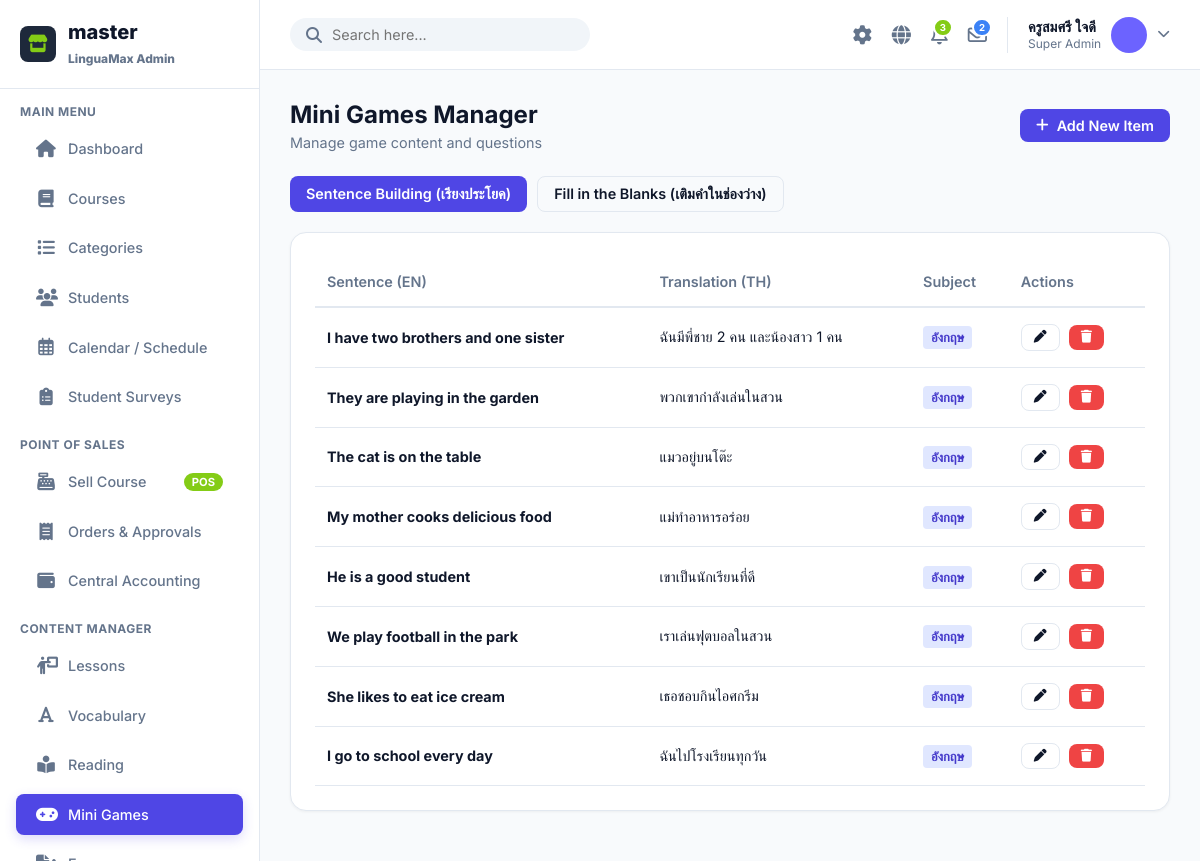
Screenshot of /admin/index.php?page=minigames (signed in) with the database file from the repository.
### tables this page shows
CREATE TABLE `users` (
  `id` int(11) NOT NULL AUTO_INCREMENT,
  `code` varchar(10) NOT NULL,
  `username` varchar(50) DEFAULT NULL,
  `password` varchar(255) DEFAULT NULL,
  `fname` varchar(100) NOT NULL,
  `lname` varchar(100) NOT NULL,
  `nickname` varchar(50) NOT NULL,
  `role` enum('student','admin') DEFAULT 'student',
  `level` enum('beginner','intermediate','advanced') DEFAULT 'beginner',
  `xp` int(11) DEFAULT 0,
  `coins` int(11) DEFAULT 0,
  `avatar_color` varchar(7) DEFAULT '#6C63FF',
  `created_at` timestamp NOT NULL DEFAULT current_timestamp(),
  `updated_at` timestamp NOT NULL DEFAULT current_timestamp() ON UPDATE current_timestamp(),
  `daily_xp_goal` int(11) DEFAULT 50,
  `sound_enabled` tinyint(1) DEFAULT 1,
  `notifications_enabled` tinyint(1) DEFAULT 1,
  `character_id` varchar(50) DEFAULT 'default',
  `profile_pic` varchar(255) DEFAULT NULL,
  PRIMARY KEY (`id`),
  UNIQUE KEY `code` (`code`)
);

CREATE TABLE `game_sentences` (
  `id` int(11) NOT NULL AUTO_INCREMENT,
  `sentence_en` text NOT NULL,
  `sentence_th` text NOT NULL,
  `subject` varchar(50) DEFAULT 'อังกฤษ',
  PRIMARY KEY (`id`)
);

### admin/page/minigames.php (the view, shortened to what this page needs)
<?php
$action = $_GET['action'] ?? 'list';
$game_type = $_GET['game_type'] ?? 'sentences';
$id = isset($_GET['id']) ? (int)$_GET['id'] : null;
$errorMsg = '';
$stmt = $db->query("SELECT name FROM course_categories ORDER BY id ASC");
$subjects = $stmt->fetchAll(PDO::FETCH_COLUMN);
if ($action === 'edit' || $action === 'add'):
    $item = null;
    if ($action === 'edit' && $id) {
        if ($game_type === 'sentences') {
            $stmt = $db->prepare("SELECT * FROM game_sentences WHERE id = ?");
        } else {
            $stmt = $db->prepare("SELECT * FROM game_fill_blanks WHERE id = ?");
        }
        $stmt->execute([$id]);
        $item = $stmt->fetch();
    }
?>
    <div class="page-header">
        <div>
            <h1 class="page-title"><?= $item ? 'Edit Game Item' : 'Add New Game Item' ?></h1>
        </div>
        <a href="?page=minigames&game_type=<?= $game_type ?>" class="btn btn-outline"><i class="fa-solid fa-arrow-left"></i> Back</a>
    </div>
    <?php if ($errorMsg): ?>
    <div style="background: #FEE2E2; color: #DC2626; padding: 15px; border-radius: 8px; margin-bottom: 20px; font-weight: 600;">
        Error: <?= htmlspecialchars($errorMsg) ?>
    </div>
    <?php endif; ?>
    <div class="card" style="max-width: 800px;">
        <form method="POST" style="display: flex; flex-direction: column; gap: 20px;">
            <?php if ($game_type === 'sentences'): ?>
                <div>
                    <label style="display:block; font-weight: 600; margin-bottom: 8px;">Sentence (English)</label>
                    <input type="text" name="sentence_en" required value="<?= htmlspecialchars($item['sentence_en'] ?? '') ?>" style="width: 100%; padding: 12px; border: 1px solid var(--border); border-radius: 8px;">
                    <div style="font-size: 0.8rem; color: var(--text-muted); margin-top: 5px;">* The game will automatically split this sentence into scrambled words.</div>
                </div>
                <div>
                    <label style="display:block; font-weight: 600; margin-bottom: 8px;">Translation (Thai)</label>
                    <input type="text" name="sentence_th" required value="<?= htmlspecialchars($item['sentence_th'] ?? '') ?>" style="width: 100%; padding: 12px; border: 1px solid var(--border); border-radius: 8px;">
                </div>
            <?php else: ?>
                <div>
                    <label style="display:block; font-weight: 600; margin-bottom: 8px;">Question Text (Use "___" for blank)</label>
                    <input type="text" name="question_text" required placeholder="Ex. The cat is ___ the table." value="<?= htmlspecialchars($item['question_text'] ?? '') ?>" style="width: 100%; padding: 12px; border: 1px solid var(--border); border-radius: 8px;">
                </div>
                <div>
                    <label style="display:block; font-weight: 600; margin-bottom: 8px;">Correct Answer</label>
                    <input type="text" name="correct_answer" required value="<?= htmlspecialchars($item['correct_answer'] ?? '') ?>" style="width: 100%; padding: 12px; border: 1px solid var(--border); border-radius: 8px;">
                </div>
                <div style="display: grid; grid-template-columns: 1fr 1fr; gap: 20px;">
                    <div>
                        <label style="display:block; font-weight: 600; margin-bottom: 8px;">Choice 1</label>
                        <input type="text" name="choice_1" required value="<?= htmlspecialchars($item['choice_1'] ?? '') ?>" style="width: 100%; padding: 12px; border: 1px solid var(--border); border-radius: 8px;">
                    </div>
                    <div>
                        <label style="display:block; font-weight: 600; margin-bottom: 8px;">Choice 2</label>
                        <input type="text" name="choice_2" required value="<?= htmlspecialchars($item['choice_2'] ?? '') ?>" style="width: 100%; padding: 12px; border: 1px solid var(--border); border-radius: 8px;">
                    </div>
                    <div>
                        <label style="display:block; font-weight: 600; margin-bottom: 8px;">Choice 3</label>
                        <input type="text" name="choice_3" required value="<?= htmlspecialchars($item['choice_3'] ?? '') ?>" style="width: 100%; padding: 12px; border: 1px solid var(--border); border-radius: 8px;">
                    </div>
                    <div>
                        <label style="display:block; font-weight: 600; margin-bottom: 8px;">Choice 4</label>
                        <input type="text" name="choice_4" required value="<?= htmlspecialchars($item['choice_4'] ?? '') ?>" style="width: 100%; padding: 12px; border: 1px solid var(--border); border-radius: 8px;">
                    </div>
                </div>
                <div style="font-size: 0.8rem; color: var(--text-muted);">* One of the choices MUST exactly match the Correct Answer.</div>
            <?php endif; ?>
            <div>
                <label style="display:block; font-weight: 600; margin-bottom: 8px;">Subject</label>
                <select name="subject" required style="width: 100%; padding: 12px; border: 1px solid var(--border); border-radius: 8px;">
                    <?php foreach($subjects as $c): ?>
                    <option value="<?= htmlspecialchars($c) ?>" <?= ($item['subject'] ?? 'อังกฤษ') === $c ? 'selected' : '' ?>><?= htmlspecialchars($c) ?></option>
                    <?php endforeach; ?>
                </select>
            </div>
            <div style="margin-top: 10px; border-top: 1px solid var(--border); padding-top: 20px;">
                <button type="submit" class="btn btn-primary"><i class="fa-solid fa-save"></i> Save</button>
            </div>
        </form>
    </div>
<?php else:
    if ($game_type === 'sentences') {
        $stmt = $db->query("SELECT * FROM game_sentences ORDER BY id DESC");
    } else {
        $stmt = $db->query("SELECT * FROM game_fill_blanks ORDER BY id DESC");
    }
    $items = $stmt->fetchAll();
?>
    <div class="page-header">
        <div>
            <h1 class="page-title">Mini Games Manager</h1>
            <p style="color: var(--text-muted); font-size: 0.9rem; margin-top: 5px;">Manage game content and questions</p>
        </div>
        <a href="?page=minigames&game_type=<?= $game_type ?>&action=add" class="btn btn-primary"><i class="fa-solid fa-plus"></i> Add New Item</a>
    </div>
    <div style="margin-bottom: 20px; display: flex; gap: 10px;">
        <a href="?page=minigames&game_type=sentences" class="btn <?= $game_type === 'sentences' ? 'btn-primary' : 'btn-outline' ?>">Sentence Building (เรียงประโยค)</a>
        <a href="?page=minigames&game_type=blanks" class="btn <?= $game_type === 'blanks' ? 'btn-primary' : 'btn-outline' ?>">Fill in the Blanks (เติมคำในช่องว่าง)</a>
    </div>
    <div class="card">
        <table>
            <thead>
                <?php if ($game_type === 'sentences'): ?>
                <tr>
                    <th>Sentence (EN)</th>
                    <th>Translation (TH)</th>
                    <th>Subject</th>
                    <th>Actions</th>
                </tr>
                <?php endif; ?>
            </thead>
            <tbody>
                <?php foreach($items as $item): ?>
                <tr>
                    <?php if ($game_type === 'sentences'): ?>
                        <td><strong><?= htmlspecialchars($item['sentence_en']) ?></strong></td>
                        <td><?= htmlspecialchars($item['sentence_th']) ?></td>
                        <td><span style="background: #E0E7FF; color: #4338CA; padding: 4px 8px; border-radius: 4px; font-size: 0.8rem; font-weight: 600;"><?= htmlspecialchars($item['subject']) ?></span></td>
                    <?php endif; ?>
                    <td>
                        <a href="?page=minigames&game_type=<?= $game_type ?>&action=edit&id=<?= $item['id'] ?>" class="btn btn-sm btn-outline" style="margin-right: 5px;"><i class="fa-solid fa-pen"></i></a>
                        <form method="POST" onsubmit="return confirm('Delete this item?');" style="display:inline;">
                            <button type="submit" class="btn btn-sm" style="background:#EF4444; color:white; border:none; padding:6px 12px; cursor:pointer; border-radius:8px;"><i class="fa-solid fa-trash"></i></button>
                        </form>
                    </td>
                </tr>
                <?php endforeach; ?>
            </tbody>
        </table>
    </div>
<?php endif; ?>

### admin/includes/topbar.php (shortened to what this page needs)
<?php
$stmt = $db->query("SELECT * FROM users WHERE role='admin' LIMIT 1");
$admin_profile = $stmt->fetch();
$admin_name = $admin_profile ? $admin_profile['fname'] . ' ' . $admin_profile['lname'] : 'Patricia Peter';
$admin_avatar = $admin_profile['avatar_color'] ?? '#64748B';
$stmt = $db->query("SELECT COUNT(*) FROM admin_notifications WHERE is_read=0");
$unread_notifs = $stmt->fetchColumn();
$stmt = $db->query("SELECT COUNT(*) FROM admin_messages WHERE is_read=0");
$unread_msgs = $stmt->fetchColumn();
?>
<div class="topbar">
    <form class="search-bar" action="" method="GET">
        <i class="fa-solid fa-magnifying-glass" onclick="this.parentNode.submit()" style="cursor:pointer;"></i>
        <input type="text" name="q" placeholder="Search here..." value="<?= htmlspecialchars($_GET['q'] ?? '') ?>" required>
    </form>
    <div class="topbar-actions">
        <div class="action-icon" id="themeToggle" onclick="toggleTheme()" title="Toggle Dark Mode">
            <i class="fa-solid fa-gear"></i>
        </div>
        <div class="action-icon dropdown-trigger" data-target="langDropdown" title="Change Language">
            <i class="fa-solid fa-globe"></i>
        </div>
        <div class="action-icon dropdown-trigger" data-target="notifDropdown" title="Notifications">
            <?php if($unread_notifs > 0): ?>
            <span class="action-badge" style="background:#84cc16; color:white;"><?= $unread_notifs ?></span>
            <?php endif; ?>
        </div>
        <div class="action-icon dropdown-trigger" data-target="msgDropdown" title="Messages">
            <?php if($unread_msgs > 0): ?>
            <span class="action-badge" style="background:#3B82F6; color:white;"><?= $unread_msgs ?></span>
            <?php endif; ?>
        </div>
        <div class="profile dropdown-trigger" data-target="profileDropdown" style="cursor:pointer;">
            <div class="profile-info">
                <span class="profile-name"><?= htmlspecialchars($admin_name) ?></span>
                <span class="profile-role">Super Admin</span>
            </div>
            <div class="profile-img" style="background:<?= $admin_avatar ?>;"></div>
            <i class="fa-solid fa-chevron-down" style="font-size:0.8rem; color:var(--text-muted);"></i>
        </div>
    </div>
</div>

### admin/asset/css/style.css (style rules this page uses)
:root { --primary: #4F46E5; --primary-light: #E0E7FF; --secondary: #10B981; --bg: #F8FAFC; --surface: #FFFFFF; --text-main: #0F172A; --text-muted: #64748B; --border: #E2E8F0; --sidebar-width: 260px; --topbar-height: 70px; }
* { box-sizing: border-box; margin: 0; padding: 0; font-family: 'Inter', 'Prompt', sans-serif; }
body { background: var(--bg); color: var(--text-main); display: flex; height: 100vh; overflow: hidden; }
.topbar { height: var(--topbar-height); background: var(--surface); border-bottom: 1px solid var(--border); display: flex; align-items: center; justify-content: space-between; padding: 0 30px; }
.search-bar { display: flex; align-items: center; background: #F1F5F9; border-radius: 20px; padding: 8px 16px; width: 300px; }
.search-bar i { color: var(--text-muted); margin-right: 10px; }
.search-bar input { border: none; background: transparent; outline: none; width: 100%; font-size: 0.9rem; color: var(--text-main); }
.topbar-actions { display: flex; align-items: center; gap: 20px; }
.action-icon { color: var(--text-muted); font-size: 1.2rem; cursor: pointer; position: relative; }
.action-badge { position: absolute; top: -5px; right: -5px; background: #84CC16; color: white; font-size: 0.6rem; padding: 2px 5px; border-radius: 10px; font-weight: 700; border: 2px solid white; }
.profile { display: flex; align-items: center; gap: 10px; cursor: pointer; border-left: 1px solid var(--border); padding-left: 20px; }
.profile-img { width: 36px; height: 36px; border-radius: 50%; background: #CBD5E1; }
.profile-info { display: flex; flex-direction: column; }
.profile-name { font-weight: 600; font-size: 0.9rem; }
.profile-role { font-size: 0.75rem; color: var(--text-muted); }
.page-header { display: flex; justify-content: space-between; align-items: center; margin-bottom: 25px; }
.page-title { font-size: 1.5rem; font-weight: 700; color: var(--text-main); }
.card { background: var(--surface); border-radius: 16px; padding: 24px; box-shadow: 0 1px 3px rgba(0,0,0,0.05); border: 1px solid var(--border); margin-bottom: 20px; }
.btn { padding: 8px 16px; border-radius: 8px; border: none; cursor: pointer; font-weight: 600; font-size: 0.9rem; transition: 0.2s; display: inline-flex; align-items: center; gap: 8px; text-decoration: none; }
.btn-primary { background: var(--primary); color: white; }
.btn-outline { border: 1px solid var(--border); background: transparent; color: var(--text-main); }
.btn-sm { padding: 6px 12px; font-size: 0.8rem; }
table { width: 100%; border-collapse: collapse; }
th, td { padding: 16px 12px; text-align: left; border-bottom: 1px solid var(--border); font-size: 0.9rem; }
th { color: var(--text-muted); font-weight: 600; border-bottom: 2px solid var(--border); }
.dropdown-trigger { position: relative; cursor: pointer; }

### rows the page displays
users: admin_name "ครูสมศรี ใจดี"
game_sentences: sentence_en "I have two brothers and one sister", sentence_th "ฉันมีพี่ชาย 2 คน และน้องสาว 1 คน", subject "อังกฤษ"
game_sentences: sentence_en "They are playing in the garden", sentence_th "พวกเขากำลังเล่นในสวน", subject "อังกฤษ"
game_sentences: sentence_en "The cat is on the table", sentence_th "แมวอยู่บนโต๊ะ", subject "อังกฤษ"
game_sentences: sentence_en "My mother cooks delicious food", sentence_th "แม่ทำอาหารอร่อย", subject "อังกฤษ"
game_sentences: sentence_en "He is a good student", sentence_th "เขาเป็นนักเรียนที่ดี", subject "อังกฤษ"
game_sentences: sentence_en "We play football in the park", sentence_th "เราเล่นฟุตบอลในสวน", subject "อังกฤษ"
game_sentences: sentence_en "She likes to eat ice cream", sentence_th "เธอชอบกินไอศกรีม", subject "อังกฤษ"
game_sentences: sentence_en "I go to school every day", sentence_th "ฉันไปโรงเรียนทุกวัน", subject "อังกฤษ"

### other values shown
$unread_notifs "3"
$unread_msgs "2"
